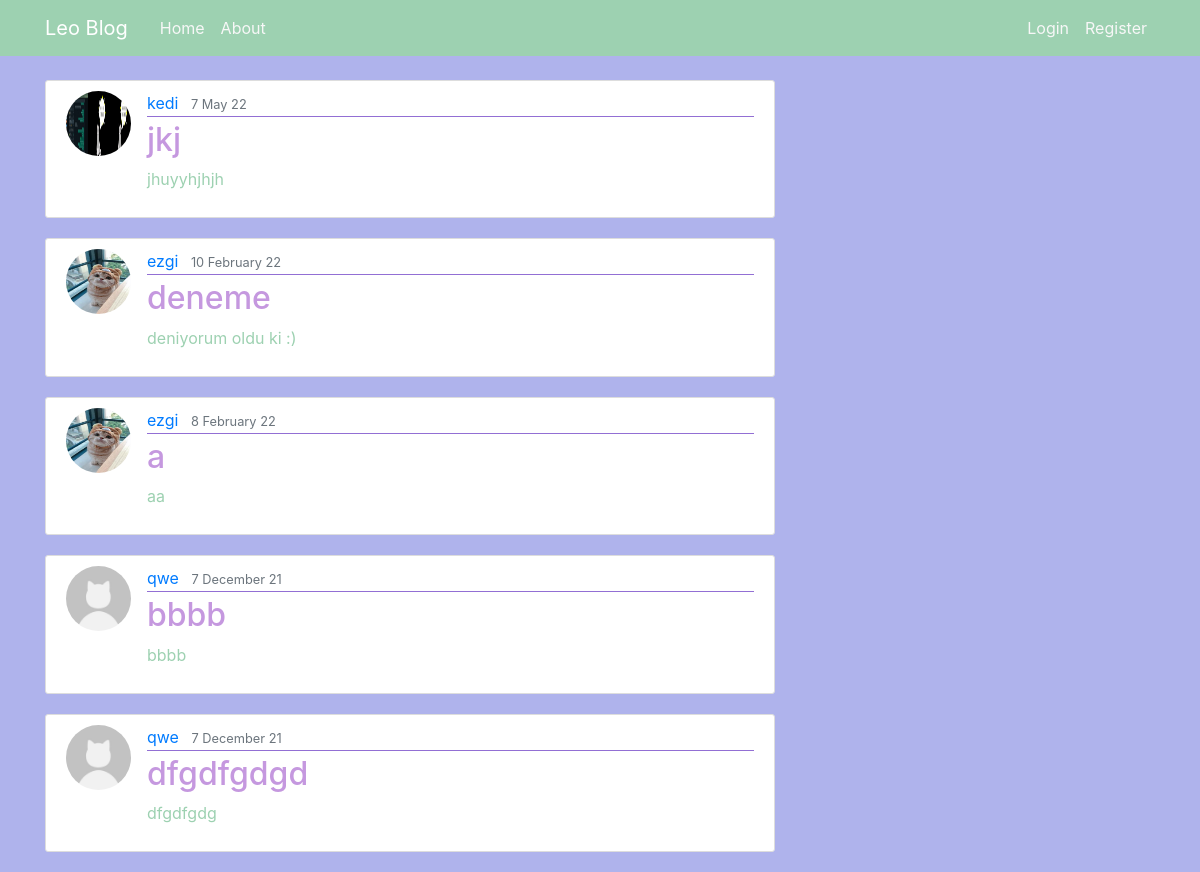
The page / on the database its author committed.
### blog/models.py (models this page shows, shortened)
class Post(models.Model):
    title = models.CharField(max_length=100)
    content = models.TextField()
    date_posted = models.DateTimeField(default=timezone.now)
    author = models.ForeignKey(User, on_delete=models.CASCADE)

### users/models.py (models this page shows, shortened)
class Profile(models.Model):
    GENDER_CHOICES = (('M', 'Male'),('F', 'Female'))
    CITIES=(('nicosia','nicosia'),('famagusta','famagusta'),('kyrenia','kyrenia'),('omorfo','omorfo'),('lefka','lefka'))
    PETS=(('petsareallowed','I have a pet or I am not against keeping pets at home.'),('petsarenotallowed',"I don't have a pet and I don't want any pets in my house."))
    SMOKE=(("smokingisallowed","I smoke or I am not against smoking in the home."),("smokingisnotallowed" , "I don't smoke and I don't want smoking in my home."))
    ALCHOOL=(("alchoolisallowed","I drink alcohol or I am not against alcohol consumption at home."),("alchoolisnotallowed","I do not drink alcohol and I do not want alcohol consumed in my home."))
    HOME=(("hashome","I have a house and I am looking for a roommate for my house."),("nohome","I do not have a house, I am looking for a house and roommate."))
    user = models.OneToOneField(User, on_delete=models.CASCADE,null=True)
    image = models.ImageField(default='default.jpeg', upload_to='profile_pics')
    name = models.CharField(max_length=100,null=True)
    surname = models.CharField(max_length=100,null=True)
    gender = models.CharField(choices=GENDER_CHOICES, max_length=100,null=True)
    age= models.CharField(max_length=50,null=True)
    city= models.CharField(choices=CITIES, max_length=100,null=True)
    cityofarival= models.CharField(max_length=100,null=True)
    school= models.CharField(max_length=100,null=True)
    department= models.CharField(max_length=100,null=True)
    pets= models.CharField(choices=PETS, max_length=100,null=True)
    smoke= models.CharField(choices=SMOKE, max_length=100,null=True)
    alchool= models.CharField(choices=ALCHOOL, max_length=100,null=True)
    home=models.CharField(choices=HOME, max_length=100,null=True)

### blog/views.py (the view)
# urls.py: path('',PostListView.as_view() ,name='blog-home'),
class PostListView(ListView):
    model = Post
    template_name = 'blog/home.html' # <app>/<model>_<viewtype>.html
    context_object_name ='posts'
    ordering = ['-date_posted']
    paginate_by = 5

### blog/templates/blog/home.html
{% extends "blog/base.html" %}
{% block content %}
    {% for post in posts %}
        <article class="media content-section">
            <img class="rounded-circle article-img" src="{{post.author.profile.image.url}}">
            <div class="media-body">
            <div class="article-metadata">
                <a class="mr-2" href="#">{{ post.author }}</a>
                <small class="text-muted">{{ post.date_posted|date:"j F y" }}</small>
            </div>
            <h2><a class="article-title" href="{% url 'blog:blog-home-post' post.pk %}">{{ post.title }}</a></h2>
            <p class="article-content">{{ post.content }}</p>
            </div>
        </article>
    {% endfor %}
{% endblock content %}

### blog/static/blog/main.css (style rules this page uses)
body { background: #afb3ec; color: #9dd1b1; margin-top: 5rem; }
h1, h2, h3, h4, h5, h6 { color: #d1f3be; }
.content-section { background: #ffffff; padding: 10px 20px; border: 1px solid #dddddd; border-radius: 3px; margin-bottom: 20px; }
.article-title { color: #c598df; }
.article-content { white-space: pre-line; }
.article-img { height: 65px; width: 65px; margin-right: 16px; }
.article-metadata { padding-bottom: 1px; margin-bottom: 4px; border-bottom: 1px solid #926fd4 }

### rows shown on the page
Post: author.profile.image (picture), author "kedi", date_posted "7 May 22", title "jkj", content "jhuyyhjhjh"
Post: author.profile.image (picture), author "ezgi", date_posted "10 February 22", title "deneme", content "deniyorum oldu ki :)"
Post: author.profile.image (picture), author "ezgi", date_posted "8 February 22", title "a", content "aa"
Post: author.profile.image (placeholder picture), author "qwe", date_posted "7 December 21", title "bbbb", content "bbbb"
Post: author.profile.image (placeholder picture), author "qwe", date_posted "7 December 21", title "dfgdfgdgd", content "dfgdfgdg"
